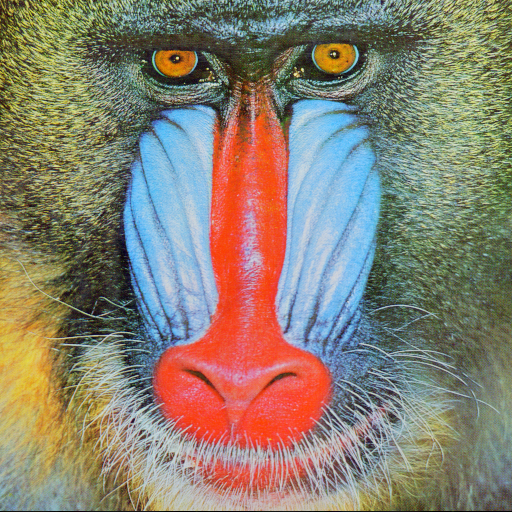
%> input picture Target_images/mandrill.png, 512 x 512 px
$ octave demo_FT.m   (GNU Octave 9; MATLAB toolbox functions it lacks are replaced by stand-ins)
%> lines starting %> are read from the running program, lines starting %| are printed output that depends on the picture
ImageFileName = 'mandrill.png';
TargetImage = double(rgb2gray(imread(ImageFileName)));
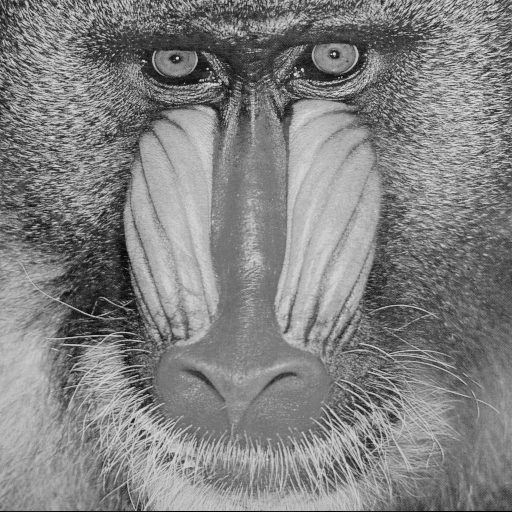
%> TargetImage: size 512x512 double; min 0, max 231, mean 129.6

Aperture = ifftshift(ifft2(ifftshift(TargetImage)));

imshow(abs(Aperture))
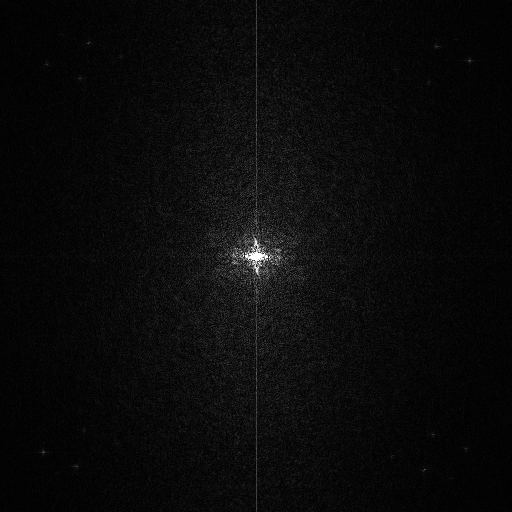
%> displayed picture: size 512x512, on the screen's scale of 0 to 255; min 0, max 255, mean 10.2
figure
imshow(angle(Aperture))
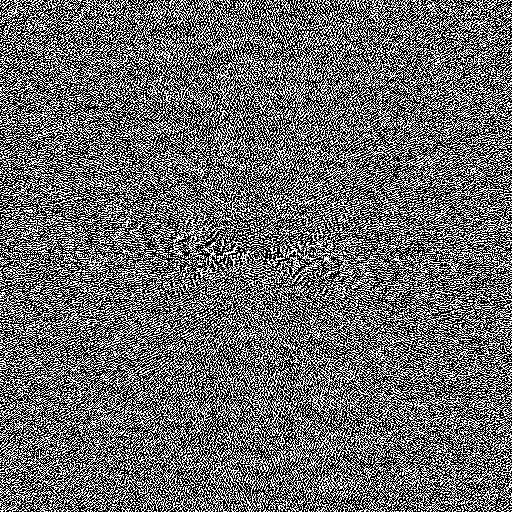
%> displayed picture: size 512x512, on the screen's scale of 0 to 255; min 0, max 255, mean 107.2
